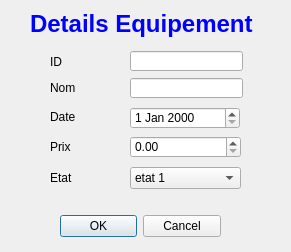
<?xml version="1.0" encoding="UTF-8"?>
<ui version="4.0">
 <class>add_equipement</class>
 <widget class="QDialog" name="add_equipement">
  <property name="geometry">
   <rect>
    <x>0</x>
    <y>0</y>
    <width>291</width>
    <height>252</height>
   </rect>
  </property>
  <property name="windowTitle">
   <string>Dialog</string>
  </property>
  <widget class="QLineEdit" name="id">
   <property name="geometry">
    <rect>
     <x>130</x>
     <y>51</y>
     <width>113</width>
     <height>20</height>
    </rect>
   </property>
  </widget>
  <widget class="QLabel" name="label_5">
   <property name="geometry">
    <rect>
     <x>50</x>
     <y>170</y>
     <width>71</width>
     <height>16</height>
    </rect>
   </property>
   <property name="text">
    <string>Etat</string>
   </property>
  </widget>
  <widget class="QLabel" name="label_2">
   <property name="geometry">
    <rect>
     <x>50</x>
     <y>55</y>
     <width>47</width>
     <height>14</height>
    </rect>
   </property>
   <property name="text">
    <string>ID</string>
   </property>
  </widget>
  <widget class="QLabel" name="label_6">
   <property name="geometry">
    <rect>
     <x>50</x>
     <y>80</y>
     <width>71</width>
     <height>16</height>
    </rect>
   </property>
   <property name="text">
    <string>Nom</string>
   </property>
  </widget>
  <widget class="QLabel" name="label_4">
   <property name="geometry">
    <rect>
     <x>50</x>
     <y>110</y>
     <width>47</width>
     <height>14</height>
    </rect>
   </property>
   <property name="text">
    <string>Date</string>
   </property>
  </widget>
  <widget class="QComboBox" name="etat">
   <property name="geometry">
    <rect>
     <x>130</x>
     <y>167</y>
     <width>111</width>
     <height>22</height>
    </rect>
   </property>
   <item>
    <property name="text">
     <string>etat 1</string>
    </property>
   </item>
   <item>
    <property name="text">
     <string>etat 2</string>
    </property>
   </item>
   <item>
    <property name="text">
     <string>etat 3</string>
    </property>
   </item>
   <item>
    <property name="text">
     <string>etat 4</string>
    </property>
   </item>
  </widget>
  <widget class="QLabel" name="label_3">
   <property name="geometry">
    <rect>
     <x>50</x>
     <y>140</y>
     <width>47</width>
     <height>14</height>
    </rect>
   </property>
   <property name="text">
    <string>Prix</string>
   </property>
  </widget>
  <widget class="QDoubleSpinBox" name="prix">
   <property name="geometry">
    <rect>
     <x>130</x>
     <y>136</y>
     <width>111</width>
     <height>22</height>
    </rect>
   </property>
  </widget>
  <widget class="QLabel" name="label">
   <property name="geometry">
    <rect>
     <x>30</x>
     <y>4</y>
     <width>251</width>
     <height>41</height>
    </rect>
   </property>
   <property name="text">
    <string>&lt;html&gt;&lt;head/&gt;&lt;body&gt;&lt;p&gt;&lt;span style=&quot; font-size:18pt; font-weight:600; color:#0000ff;&quot;&gt;Details Equipement&lt;/span&gt;&lt;/p&gt;&lt;/body&gt;&lt;/html&gt;</string>
   </property>
  </widget>
  <widget class="QDialogButtonBox" name="buttonBox">
   <property name="geometry">
    <rect>
     <x>60</x>
     <y>210</y>
     <width>161</width>
     <height>32</height>
    </rect>
   </property>
   <property name="orientation">
    <enum>Qt::Horizontal</enum>
   </property>
   <property name="standardButtons">
    <set>QDialogButtonBox::Cancel|QDialogButtonBox::Ok</set>
   </property>
  </widget>
  <widget class="QLineEdit" name="nom">
   <property name="geometry">
    <rect>
     <x>130</x>
     <y>78</y>
     <width>113</width>
     <height>20</height>
    </rect>
   </property>
  </widget>
  <widget class="QDateEdit" name="date">
   <property name="geometry">
    <rect>
     <x>130</x>
     <y>107</y>
     <width>110</width>
     <height>22</height>
    </rect>
   </property>
  </widget>
 </widget>
 <resources/>
 <connections/>
</ui>
